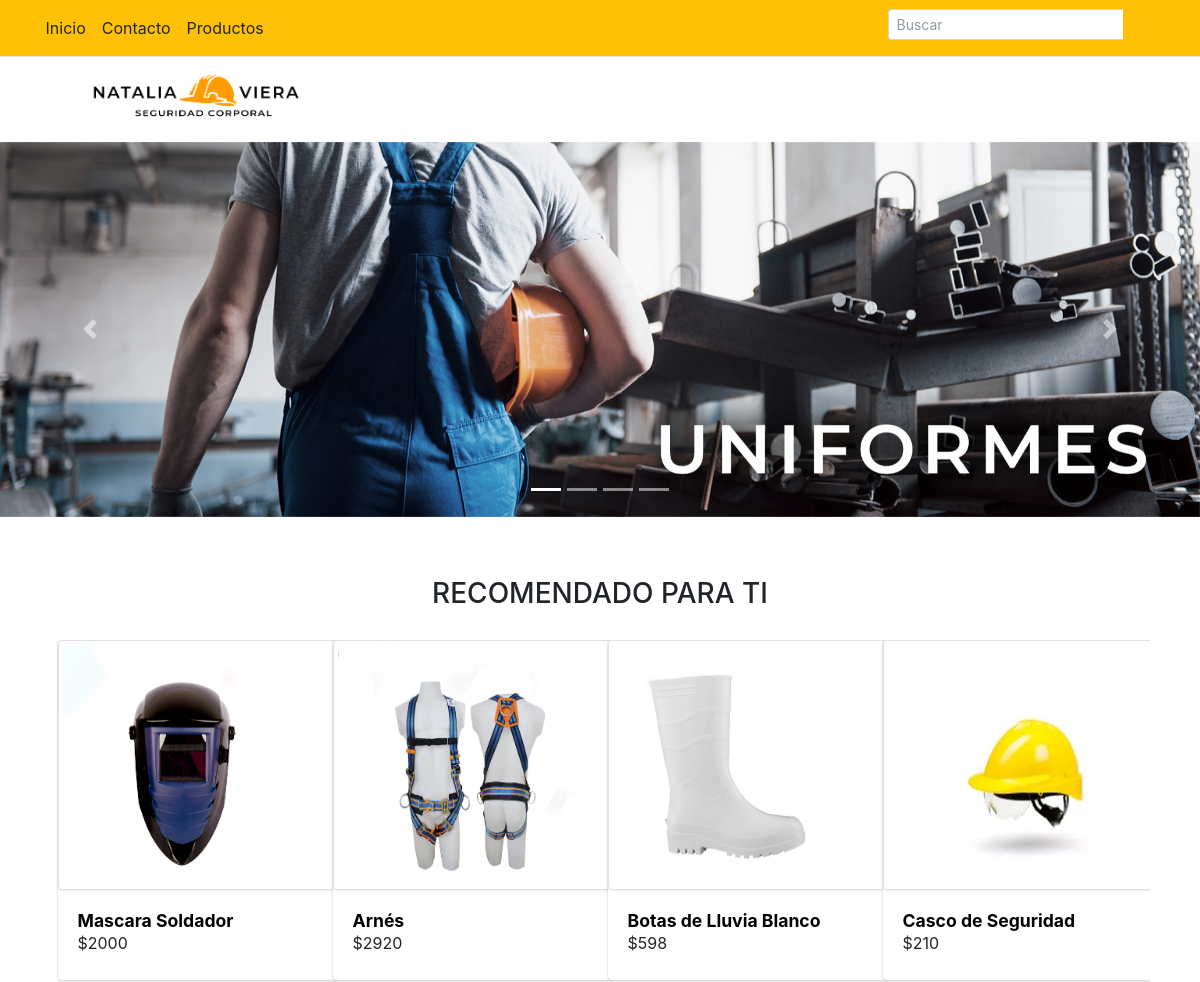
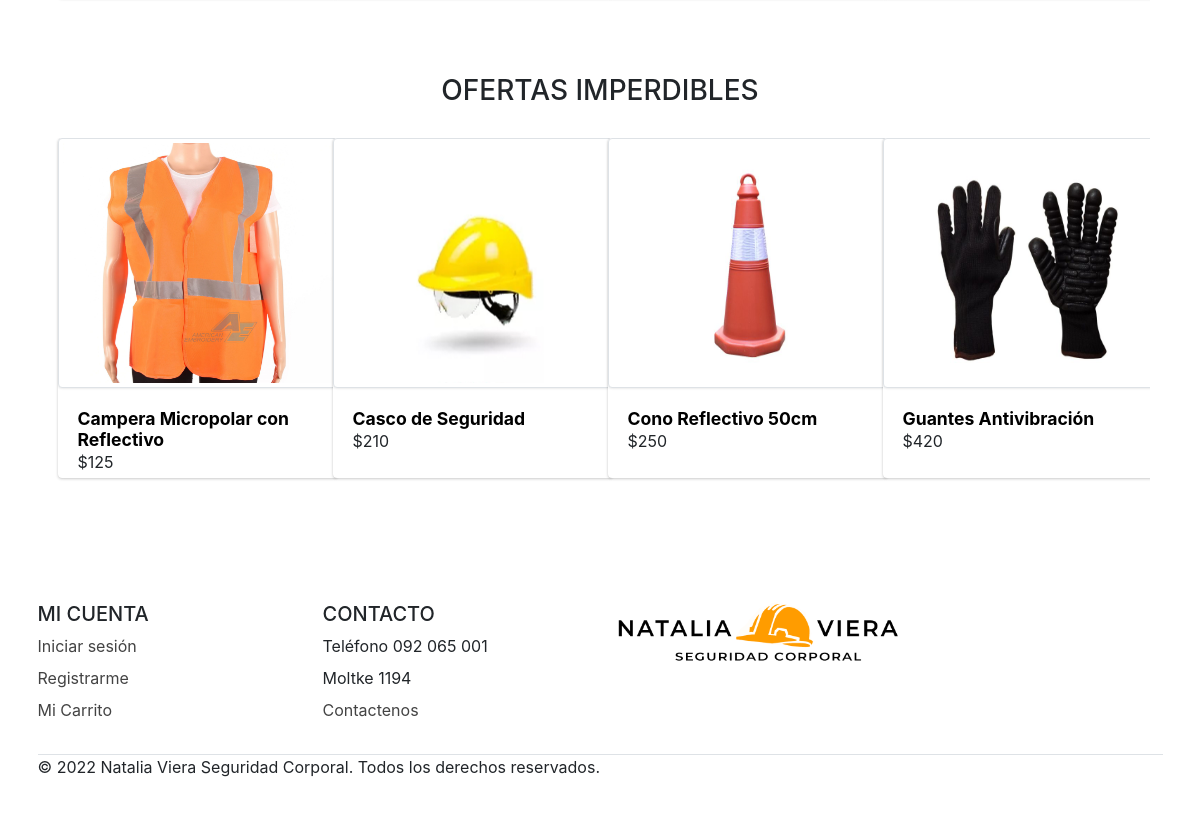
The page / on the database its author committed (2 pictures, top to bottom).
### tables this page shows
create table if not exists Producto(
ID_Producto int auto_increment primary key,
Nombre_Producto varchar(128) not null,
Descripcion varchar(1024),
Precio decimal not null,
Stock int not null,
Talle varchar(3),
Descuento decimal not null,
Ruta_Imagen varchar(128) not null,
ID_Proveedor int not null,
ID_Categoria int not null,
constraint fk_productoProveedor foreign key (ID_Proveedor) references Proveedor(ID_Proveedor),
constraint fk_productoCategoria foreign key (ID_Categoria) references Categoria(ID_Categoria)
);

### pages/contenido-index.php (the view, shortened to what this page needs)
<div id="carouselExampleIndicators" class="carousel slide" data-bs-ride="carousel">
    <div class="carousel-indicators">
        <button type="button" data-bs-target="#carouselExampleIndicators" data-bs-slide-to="0" class="active" aria-current="true" aria-label="Slide 1"></button>
        <button type="button" data-bs-target="#carouselExampleIndicators" data-bs-slide-to="1" aria-label="Slide 2"></button>
        <button type="button" data-bs-target="#carouselExampleIndicators" data-bs-slide-to="2" aria-label="Slide 3"></button>
        <button type="button" data-bs-target="#carouselExampleIndicators" data-bs-slide-to="3" aria-label="Slide 4"></button>
    </div>
    <div class="carousel-inner">
        <div class="carousel-item active">
            <a href="index.php?modulo=uniformes&idCategoria=1">
            <img src="./admin/dist/img/CAROUSEL UNIFORMES.png" class="d-block w-100" alt="Uniformes">
            </a>
        </div>
    </div>
    <button class="carousel-control-prev" type="button" data-bs-target="#carouselExampleIndicators" data-bs-slide="prev">
        <span class="carousel-control-prev-icon" aria-hidden="true"></span>
    </button>
    <button class="carousel-control-next" type="button" data-bs-target="#carouselExampleIndicators" data-bs-slide="next">
        <span class="carousel-control-next-icon" aria-hidden="true"></span>
    </button>
</div>
<h3 class="titulo">RECOMENDADO PARA TI</h3>
<div class="sliderRecom">
    <?php
    $query = "SELECT
                        *
                        FROM
                        Producto
                        GROUP BY ID_Producto
                        limit 10
                        ";
    $res = mysqli_query($con, $query);
    while ($row = mysqli_fetch_assoc($res)) {
    ?>
        <div class="cardIndex col-lg-3 col-md-6 col-sm-12">
            <div class="card border-primary" style="width: 280px; height: 340px">
                <a href="index.php?modulo=detalleproducto&id=<?php echo $row['ID_Producto'] ?>">
                    <img class="card-img-top img-thumbnail" style="height: 250px" src="./admin/dist/img/products/<?php echo $row['Ruta_Imagen'] ?>" alt="">
                    <div class="card-body">
                        <h2 class="card-title"><strong><?php echo $row['Nombre_Producto'] ?></strong></h2></a>
                        <p class="card-text">$<?php echo $row['Precio'] ?></p>
            </div>
        </div>
</div>
<?php
    }
?>
<h3 class="titulo">OFERTAS IMPERDIBLES</h3>
<div class="sliderOfertas">
    <?php
    $query = "SELECT
                        ID_Producto,
                        Nombre_Producto,
                        Precio,
                        Ruta_Imagen,
                        Stock
                        FROM
                        Producto
                        GROUP BY Precio
                        limit 10
                        ";
    $res = mysqli_query($con, $query);
    while ($row = mysqli_fetch_assoc($res)) {
    ?>
        <div class="cardIndex col-lg-3 col-md-6 col-sm-12">
            <div class="card border-primary" style="width: 280px; height: 340px">
                <a href="index.php?modulo=detalleproducto&id=<?php echo $row['ID_Producto'] ?>">
                    <img class="card-img-top img-thumbnail" style="height: 250px" src="./admin/dist/img/products/<?php echo $row['Ruta_Imagen'] ?>" alt="">
                    <div class="card-body">
                        <h2 class="card-title"><strong><?php echo $row['Nombre_Producto'] ?></strong></h2></a>
                        <p class="card-text">$<?php echo $row['Precio'] ?></p>
            </div>
        </div>
</div>
<?php
    }
?>

### rows shown on the page
producto: Ruta_Imagen (picture), Nombre_Producto "Mascara Soldador", Precio "2000"
producto: Ruta_Imagen (picture), Nombre_Producto "Arnés", Precio "2920"
producto: Ruta_Imagen (picture), Nombre_Producto "Botas de Lluvia Blanco", Precio "598"
producto: Ruta_Imagen (picture), Nombre_Producto "Casco de Seguridad", Precio "210"
producto: Ruta_Imagen (picture), Nombre_Producto "Campera Micropolar con Reflectivo", Precio "125"
producto: Ruta_Imagen (picture), Nombre_Producto "Cono Reflectivo 50cm", Precio "250"
producto: Ruta_Imagen (picture), Nombre_Producto "Guantes Antivibración", Precio "420"
